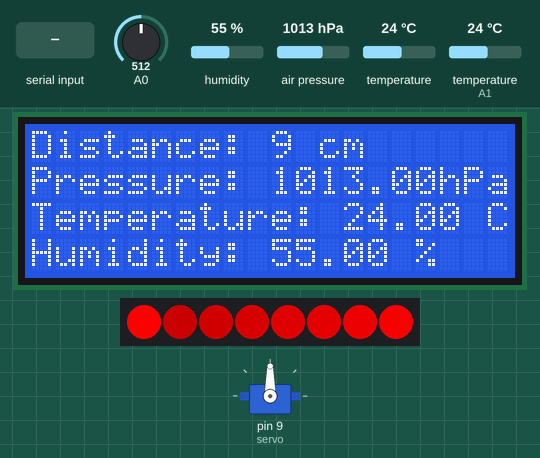
A sketch run on a simulated Arduino Uno, built with avr-gcc and run on an emulated ATmega328P. Shown: 20×4 character LCD, servo, 8 RGB LEDs in strip order, left to right. The inputs (shaded band) are chosen by the test bench; at power-on: air pressure 1013 hPa, A0 = 512, humidity 55 %, temperature 24 °C, temperature (sensor on A1) 24 °C. What the sketch prints to the serial monitor is not drawn.

Above: at 0.77 s.
1.3 s: air pressure set to 952 hPa
At 1.9 s:
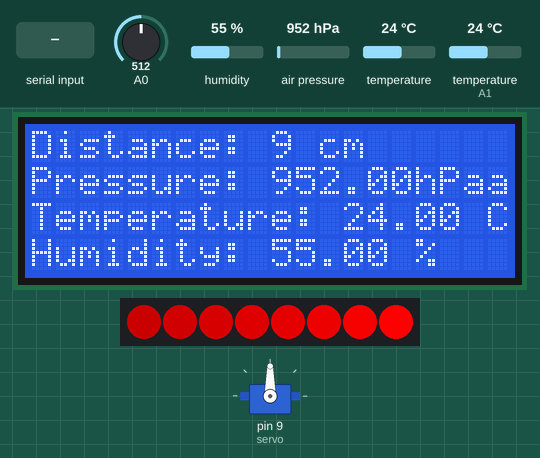
4.1 s: "1-" received over Serial
At 4.73 s:
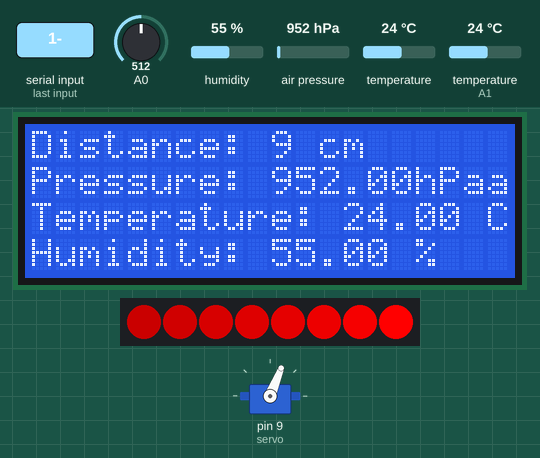
6.6 s: A0 set to 498
8.1 s: A0 set to 476
At 8.41 s:
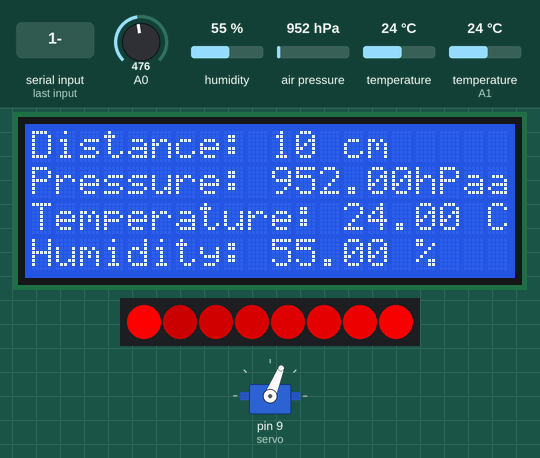
9.8 s: A0 set to 716
At 10.39 s:
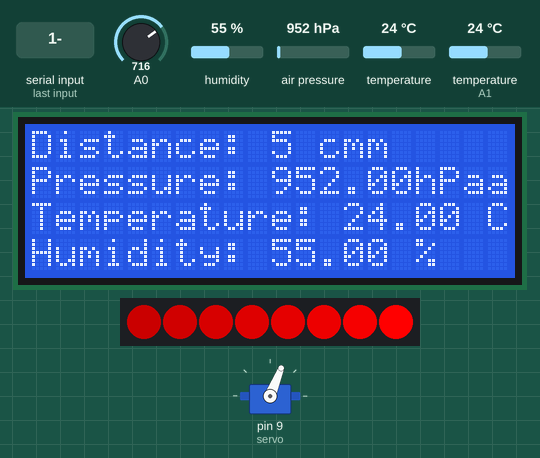
12.2 s: air pressure set to 1000 hPa
At 12.65 s:
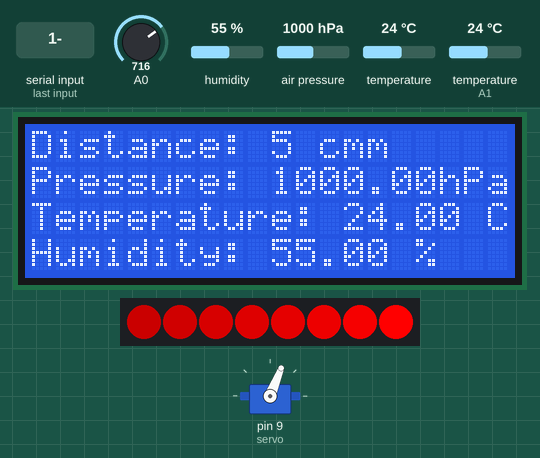
Timing chart, 0 to 15.5 s (numbered marks = the images above; inputs shaded):
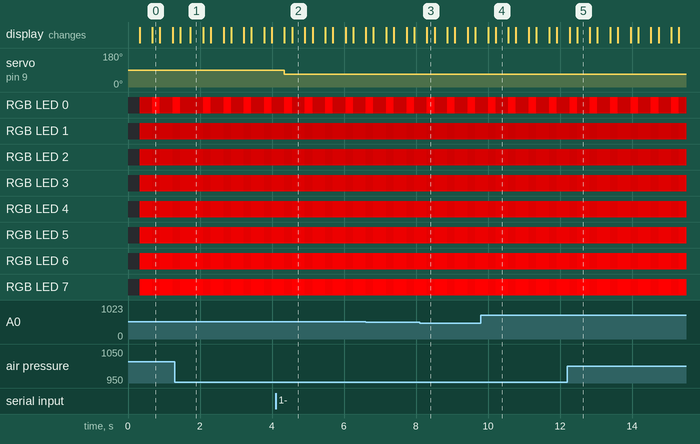

Measured:
- after the input at 1.3 s, the display: first differs from a run without the input after 0.43 s (image 1)
- after the input at 4.1 s, servo on pin 9 (servo): 90° → 68° after 0.25 s
- after the input at 9.8 s, the display: first changes after 0.20 s (image 4 shows a later state)
- after the input at 12.2 s, the display: first changes after 0.06 s (image 5 shows a later state)

The sketch:

Sensores.ino
```cpp
#include <SFE_BMP180.h>
#include <Wire.h>
#include <LiquidCrystal.h>
#include <DHT.h>
#include <Servo.h>
#include <FastLED.h>

/*
   Defines
*/
#define NUM_LEDS 8
#define LED_PIN 6

/*
   Structs
*/
struct MonitoringValues {
  char P[10];
  char T[10];
  char H[10];
  char D[5];
  char flag = '-';
};

struct ControlValues {
  char servoDirection[2];
  char LEDColor[2];
  char LEDDirection[2];
  char flag = '-';
};

/*
   Global variables
*/
const int rs = 12, en = 11, d4 = 5, d5 = 4, d6 = 3, d7 = 2;
LiquidCrystal lcd(rs, en, d4, d5, d6, d7);

const int numRows = 4;
const int numCols = 20;

MonitoringValues mv;
ControlValues cv;

SFE_BMP180 bmp;

DHT dht(A1, DHT22);

Servo servo;

CRGBArray<NUM_LEDS> leds;

void setup() {
  /*
     LCD
  */
  lcd.begin(numCols, numRows);
  lcd.setCursor(0, 0);

  /*
     BMP180
  */
  if (!bmp.begin()) {
    lcd.print("BMP Failed.");
    while (1);
  }

  /*
     DHT22
  */
  dht.begin();

  /*
     Servo motor
  */
  servo.attach(9);

  /*
     LED Stripe
  */
  FastLED.addLeds<NEOPIXEL, LED_PIN>(leds, NUM_LEDS);

  /*
     Serial
  */
  Serial.begin(115200);
}

void loop() {
  /*
     Monitoring
  */
  readPressure();
  readTemperatureAndHumidity();
  readDistance();

  /*
     Control
  */
  sendToSerial();
  if (readFromSerial())
  {
    moveServo();
  }
  fillLeds();
}

void sendToSerial() {
  Serial.write((char*)&mv, sizeof(mv));
}

int readFromSerial() {
  if (!Serial.available())
    return 0;

  Serial.readBytesUntil('-', (char*)&cv, sizeof(cv));
  return 1;
}

void fillLeds() {
  int r, g, b, color, dir;

  if (strcmp(cv.LEDColor, "1") == 0)
    color = 1;
  else if (strcmp(cv.LEDColor, "2") == 0)
    color = 2;
  else
    color = 0;

  if (strcmp(cv.LEDDirection, "1") == 0)
    dir = 1;
  else
    dir = 0;

  switch (color) {
    case 0: // red
      r = 255;
      g = 0;
      b = 0;
      break;
    case 1: // green
      r = 0;
      g = 255;
      b = 0;
      break;
    case 2: // blue
      r = 0;
      g = 0;
      b = 255;
      break;
    default: // default white
      r = 255;
      g = 255;
      b = 255;
      break;
  }

  if (dir == 0) { // left 2 right
    for (int i = 0; i < NUM_LEDS; i++) {
      leds.fadeToBlackBy(30);
      leds[i] = CRGB(r, g, b);
      FastLED.delay(30);
    }
  } else { // right 2 left
    for (int i = NUM_LEDS - 1; i >= 0; i--) {
      leds.fadeToBlackBy(30);
      leds[i] = CRGB(r, g, b);
      FastLED.delay(30);
    }
  }
}

void moveServo() {
  int pos;
  if (strcmp(cv.servoDirection, "1") == 0)
    pos = 1;
  else if (strcmp(cv.servoDirection, "2") == 0)
    pos = 2;
  else if (strcmp(cv.servoDirection, "3") == 0)
    pos = 3;
  else
    pos = 0;

  switch (pos) {
    case 0: // -90
      servo.write(0);
      break;
    case 1: // -45
      servo.write(68);
      break;
    case 2: // 45
      servo.write(117);
      break;
    case 3: // 90
      servo.write(180);
      break;
    default:
      servo.write(0);
      break;
  }
}

void readDistance() {
  int x = analogRead(A0);
  int d = (6787 / (x - 3)) - 4;
  sprintf(mv.D, "%d", d);

  lcd.setCursor(0, 0);
  lcd.print("Distance: ");
  lcd.print(mv.D);
  lcd.print(" cm");
}

void readTemperatureAndHumidity() {
  float h = dht.readHumidity();
  float t = dht.readTemperature();

  if (isnan(t) || isnan(h)) {
    lcd.print("Error read DHT22");
    while (1);
  }

  dtostrf(h, 4, 2, mv.H);
  dtostrf(t, 4, 2, mv.T);

  lcd.setCursor(0, 2);
  lcd.print("Temperature: ");
  lcd.print(mv.T);
  lcd.print(" C");
  lcd.setCursor(0, 3);
  lcd.print("Humidity: ");
  lcd.print(mv.H);
  lcd.print(" %");
}

void readPressure() {
  char status;
  double t;
  double p;

  if ((status = bmp.startTemperature()) != 0) {
    delay(status);

    if (bmp.getTemperature(t) != 0) {
      if ((status = bmp.startPressure(3)) != 0) {
        delay(status);

        if (bmp.getPressure(p, t) != 0) {
          dtostrf(p, 4, 2, mv.P);
          lcd.setCursor(0, 1);
          lcd.print("Pressure: ");
          lcd.print(mv.P);
          lcd.print("hPa");
        } else {
          // error get pressure
          lcd.print("Error Get P");
        }
      } else {
        // error start pressure
        lcd.print("Error Start P");
      }
    } else {
      // error get temperature
      lcd.print("Error Get T BMP");
    }
  } else {
    // erro start temperature
    lcd.print("Error Start T BMP");
  }
}
```
